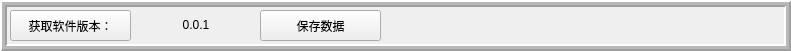
    <widget class="QFrame" name="frame_6">
     <property name="geometry">
      <rect>
       <x>10</x>
       <y>10</y>
       <width>791</width>
       <height>51</height>
      </rect>
     </property>
     <property name="contextMenuPolicy">
      <enum>Qt::DefaultContextMenu</enum>
     </property>
     <property name="frameShape">
      <enum>QFrame::Box</enum>
     </property>
     <property name="frameShadow">
      <enum>QFrame::Raised</enum>
     </property>
     <property name="lineWidth">
      <number>2</number>
     </property>
     <property name="midLineWidth">
      <number>3</number>
     </property>
     <widget class="QPushButton" name="getSwVerButton">
      <property name="geometry">
       <rect>
        <x>10</x>
        <y>10</y>
        <width>121</width>
        <height>31</height>
       </rect>
      </property>
      <property name="text">
       <string>获取软件版本：</string>
      </property>
     </widget>
     <widget class="QLabel" name="label_sw_version">
      <property name="geometry">
       <rect>
        <x>160</x>
        <y>9</y>
        <width>72</width>
        <height>31</height>
       </rect>
      </property>
      <property name="layoutDirection">
       <enum>Qt::RightToLeft</enum>
      </property>
      <property name="text">
       <string>0.0.1</string>
      </property>
      <property name="alignment">
       <set>Qt::AlignCenter</set>
      </property>
     </widget>
     <widget class="QPushButton" name="savePduDataButton">
      <property name="geometry">
       <rect>
        <x>260</x>
        <y>10</y>
        <width>121</width>
        <height>31</height>
       </rect>
      </property>
      <property name="text">
       <string>保存数据</string>
      </property>
     </widget>
    </widget>
